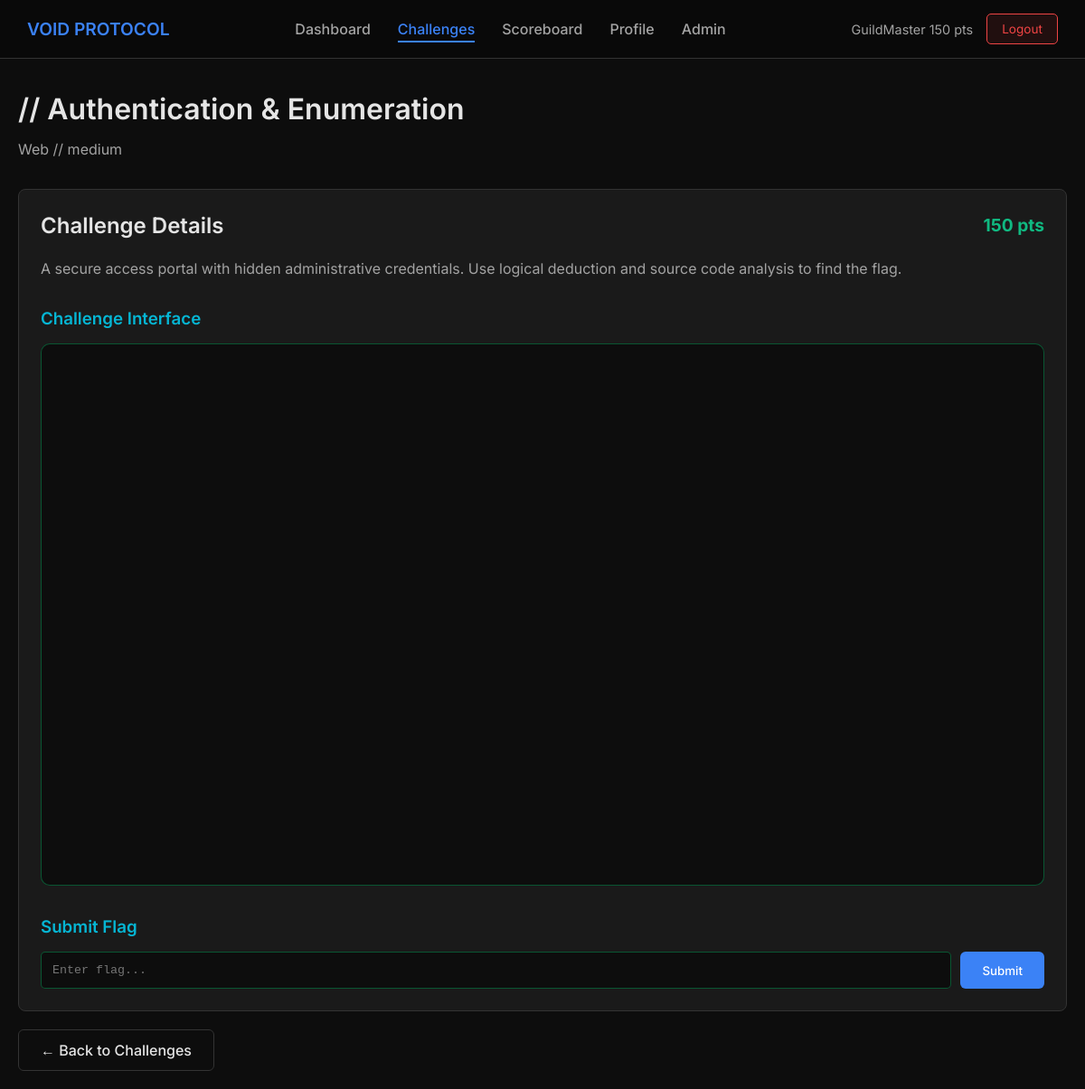
/challenge/1 (signed in), run on the app's committed database.
### app.py (models this page shows)
class User(db.Model):
    id = db.Column(db.Integer, primary_key=True)
    username = db.Column(db.String(80), unique=True, nullable=False)
    email = db.Column(db.String(120), unique=True, nullable=False)
    password_hash = db.Column(db.String(255), nullable=False)
    is_admin = db.Column(db.Boolean, default=False)
    is_banned = db.Column(db.Boolean, default=False)
    score = db.Column(db.Integer, default=0)
    created_at = db.Column(db.DateTime, default=lambda: datetime.now(timezone.utc))
    solves = db.relationship('Solve', backref='user', lazy=True)

class Challenge(db.Model):
    id = db.Column(db.Integer, primary_key=True)
    title = db.Column(db.String(100), nullable=False)
    description = db.Column(db.Text, nullable=False)
    category = db.Column(db.String(50), nullable=False)
    points = db.Column(db.Integer, nullable=False)
    difficulty = db.Column(db.String(20), nullable=False)
    flag = db.Column(db.String(255), nullable=False, unique=True)
    file_path = db.Column(db.String(255), nullable=False)
    is_enabled = db.Column(db.Boolean, default=True)
    created_at = db.Column(db.DateTime, default=lambda: datetime.now(timezone.utc))
    solves = db.relationship('Solve', backref='challenge', lazy=True)

### app.py (the view)
@app.route('/challenge/<int:challenge_id>')
@login_required
@not_banned
def view_challenge(challenge_id):
    logger.info(f"Viewing challenge {challenge_id}")
    try:
        user = db.session.get(User, session['user_id'])
        if not user:
            logger.error(f"User not found in session: {session.get('user_id')}")
            return redirect(url_for('logout'))
        challenge = db.session.get(Challenge, challenge_id)
        if not challenge:
            logger.error(f"Challenge not found: {challenge_id}")
            return redirect(url_for('challenges'))
        if not challenge.is_enabled:
            logger.warning(f"Challenge {challenge_id} is disabled")
            return redirect(url_for('challenges'))
        is_solved = Solve.query.filter_by(user_id=user.id, challenge_id=challenge_id).first() is not None
        logger.info(f"Rendering challenge {challenge.title} for user {user.username}")
        return render_template('view_challenge.html', user=user, challenge=challenge, is_solved=is_solved)
    except Exception as e:
        logger.error(f"Error viewing challenge {challenge_id}: {str(e)}", exc_info=True)
        return redirect(url_for('challenges'))

### app.py (called while the page is built)
def login_required(f):
    @wraps(f)
    def decorated_function(*args, **kwargs):
        if 'user_id' not in session:
            return redirect(url_for('login'))
        return f(*args, **kwargs)
    return decorated_function

def not_banned(f):
    @wraps(f)
    def decorated_function(*args, **kwargs):
        if 'user_id' in session:
            user = db.session.get(User, session['user_id'])
            if user and user.is_banned:
                session.clear()
                return redirect(url_for('login', banned=True))
        return f(*args, **kwargs)
    return decorated_function

### templates/view_challenge.html (shortened to what this page needs)
{% extends "base.html" %}
{% block content %}
<div class="container">
    <h1>// {{ challenge.title or 'Challenge' }}</h1>
    <p style="color: var(--text-secondary); margin-bottom: 30px;">{{ challenge.category or 'General' }} // {{ challenge.difficulty or 'medium' }}</p>
    <div class="card">
        <div style="display: flex; justify-content: space-between; align-items: center; margin-bottom: 20px;">
            <h2 style="margin: 0;">Challenge Details</h2>
            <span style="color: var(--accent-green); font-weight: bold; font-size: 1.2em;">{{ challenge.points or 0 }} pts</span>
        </div>
        <p style="color: var(--text-secondary); line-height: 1.6; margin-bottom: 30px;">{{ challenge.description or 'No description available.' }}</p>
        {% if challenge.file_path %}
        <div style="margin-bottom: 30px;">
            <h3 style="margin-bottom: 15px; color: var(--accent-cyan);">Challenge Interface</h3>
            <iframe src="{{ url_for('serve_challenge_file', filename=challenge.file_path) }}"
                    style="width: 100%; height: 600px; border: 1px solid rgba(0, 255, 136, 0.3); border-radius: 10px; background: rgba(0, 0, 0, 0.5);"></iframe>
        </div>
        {% endif %}
        {% if is_solved %}
        <div style="background: rgba(0, 255, 136, 0.1); border: 1px solid rgba(0, 255, 136, 0.3); border-radius: 10px; padding: 20px; text-align: center;">
            <span style="color: var(--accent-green); font-weight: bold; font-size: 1.2em;">✓ Challenge Already Solved</span>
        </div>
        {% else %}
        <div style="margin-top: 30px;">
            <h3 style="margin-bottom: 15px; color: var(--accent-cyan);">Submit Flag</h3>
            <form id="flagForm" style="display: flex; gap: 10px; flex-wrap: wrap;">
                <input type="text" id="flagInput" name="flag" placeholder="Enter flag..."
                       style="flex: 1; min-width: 200px; padding: 12px; background: rgba(0, 0, 0, 0.5); border: 1px solid rgba(0, 255, 136, 0.3); border-radius: 5px; color: #00ff88; font-family: 'Courier New', monospace;">
                <button type="submit" class="btn">Submit</button>
            </form>
        </div>
        {% endif %}
    </div>
    <div style="margin-top: 20px;">
        <a href="{{ url_for('challenges') }}" class="btn btn-secondary">← Back to Challenges</a>
    </div>
</div>
{% endblock %}

### templates/base.html (shortened to what this page needs)
<!DOCTYPE html>
<html lang="en">
<head>
    <link rel="stylesheet" href="{{ url_for('static', filename='css/style.css') }}">
</head>
<body>
    {% if session.user_id %}
    <nav class="navbar">
        <a href="{{ url_for('dashboard') }}" class="nav-brand">VOID PROTOCOL</a>
        <ul class="nav-links">
            <li><a href="{{ url_for('dashboard') }}" class="{% if request.endpoint == 'dashboard' %}active{% endif %}">Dashboard</a></li>
            <li><a href="{{ url_for('challenges') }}" class="{% if request.endpoint == 'challenges' or request.endpoint == 'view_challenge' %}active{% endif %}">Challenges</a></li>
            <li><a href="{{ url_for('scoreboard') }}" class="{% if request.endpoint == 'scoreboard' %}active{% endif %}">Scoreboard</a></li>
            <li><a href="{{ url_for('profile') }}" class="{% if request.endpoint == 'profile' %}active{% endif %}">Profile</a></li>
            {% if user.is_admin %}
            <li><a href="{{ url_for('admin') }}" class="{% if request.endpoint.startswith('admin') %}active{% endif %}">Admin</a></li>
            {% endif %}
        </ul>
        <div class="nav-user">
            <div class="nav-user-info">
                {{ user.username }} <span>{{ user.score }} pts</span>
            </div>
            <a href="{{ url_for('logout') }}" class="nav-logout">Logout</a>
        </div>
    </nav>
    {% endif %}
    <main class="main-content">
        {% block content %}{% endblock %}
    </main>
</body>
</html>

### static/css/style.css (style rules this page uses)
* { margin: 0; padding: 0; box-sizing: border-box; }
:root { --bg-dark: #0d0d0d; --bg-darker: #080808; --bg-card: #1a1a1a; --bg-card-hover: #222222; --accent-blue: #3b82f6; --accent-cyan: #06b6d4; --accent-green: #10b981; --accent-red: #ef4444; --accent-yellow: #f59e0b; --text-primary: #e5e5e5; --text-secondary: #a3a3a3; --text-muted: #737373; --border-color: #333333; --border-hover: #444444; }
body { font-family: 'Inter', sans-serif; background: var(--bg-dark); min-height: 100vh; color: var(--text-primary); overflow-x: hidden; }
h1, h2, h3, h4, h5, h6 { font-family: 'Inter', sans-serif; font-weight: 600; line-height: 1.3; }
h1 { color: var(--text-primary); margin-bottom: 10px; }
h2 { color: var(--text-primary); margin-bottom: 15px; }
h3 { color: var(--accent-cyan); margin-bottom: 12px; }
p { line-height: 1.7; margin-bottom: 15px; }
.container { max-width: 1400px; margin: 0 auto; padding: 20px; }
.navbar { background: rgba(10, 10, 10, 0.95); backdrop-filter: blur(20px); border-bottom: 1px solid var(--border-color); padding: 15px 30px; position: fixed; top: 0; left: 0; right: 0; z-index: 1000; display: flex; justify-content: space-between; align-items: center; flex-wrap: wrap; gap: 10px; }
.nav-brand { font-family: 'Inter', sans-serif; font-size: 1.2em; font-weight: 600; color: var(--accent-blue); text-decoration: none; white-space: nowrap; }
.nav-links { display: flex; gap: 30px; list-style: none; flex-wrap: wrap; }
.nav-links a { color: var(--text-secondary); text-decoration: none; font-weight: 500; transition: all 0.3s ease; position: relative; }
.nav-links a:hover, .nav-links a.active { color: var(--accent-blue); }
.nav-links a::after { content: ''; position: absolute; bottom: -5px; left: 0; width: 0; height: 2px; background: var(--accent-blue); transition: width 0.3s ease; }
.nav-links a:hover::after, .nav-links a.active::after { width: 100%; }
.nav-user { display: flex; align-items: center; gap: 15px; flex-wrap: wrap; }
.nav-user-info { color: var(--text-secondary); font-size: 0.9em; white-space: nowrap; }
.nav-logout { padding: 8px 16px; background: rgba(239, 68, 68, 0.1); border: 1px solid var(--accent-red); color: var(--accent-red); border-radius: 5px; text-decoration: none; font-size: 0.85em; transition: all 0.3s ease; white-space: nowrap; }
.main-content { margin-top: 80px; min-height: calc(100vh - 80px); }
.card { background: var(--bg-card); border: 1px solid var(--border-color); border-radius: 8px; padding: 24px; margin-bottom: 20px; transition: all 0.3s ease; }
.btn { padding: 12px 24px; background: var(--accent-blue); border: none; border-radius: 6px; color: white; font-weight: 500; font-family: 'Inter', sans-serif; cursor: pointer; transition: all 0.3s ease; text-decoration: none; display: inline-block; text-align: center; }
.btn-secondary { background: transparent; border: 1px solid var(--border-color); color: var(--text-primary); }
.main-content > * { animation: fadeInUp 0.6s ease forwards; }
.main-content > *:nth-child(1) { animation-delay: 0.1s; }

### data on the page
User: username "GuildMaster", score "150"
Challenge: title "Authentication & Enumeration", category "Web", difficulty "medium", points "150", description "A secure access portal with hidden administrative credentials. Use logical deduction and source code analysis to find the flag."
